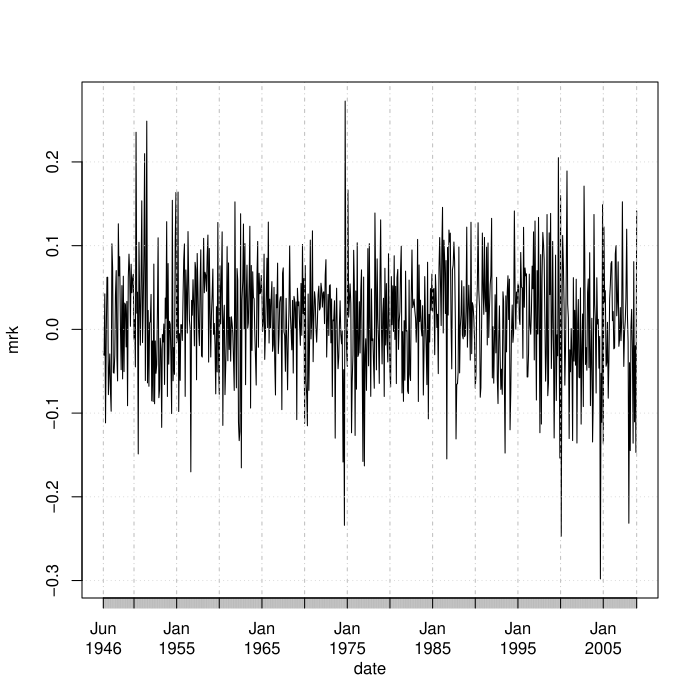

The script that drew this image:
#
# Copyright (c) 2015 by Yuchao Zhao, Xiaoye Meng.
#
# This program is free software: you can redistribute it and/or modify
# it under the terms of the GNU General Public License as published by
# the Free Software Foundation, either version 3 of the License, or
# (at your option) any later version.
#
# This program is distributed in the hope that it will be useful,
# but WITHOUT ANY WARRANTY; without even the implied warranty of
# MERCHANTABILITY or FITNESS FOR A PARTICULAR PURPOSE.  See the
# GNU General Public License for more details.
#
# You should have received a copy of the GNU General Public License
# along with this program.  If not, see <http://www.gnu.org/licenses/>.
#

require(xts)
require(fGarch)

da = read.table("data/m-mrk4608.txt", header = T)
mrk = log(1 + da[, 2])
plot(xts(mrk, order.by = as.Date(paste(substr(da[, 1], 1, 4), substr(da[, 1], 5, 6), substring(da[, 1], 7),
	sep = '-'))), type = 'l', main = '', xlab = 'date', ylab = 'mrk')
Box.test(mrk, lag = 12, type = 'Ljung')
par(mfrow = c(2, 1))
acf(mrk)
pacf(mrk)
m1 = arima(mrk, order = c(0, 0, 1))
m1
Box.test(m1$residuals,     lag = 10, type = 'Ljung')
Box.test(m1$residuals ^ 2, lag = 12, type = 'Ljung')
par(mfrow = c(1, 1))
pacf(m1$residuals ^ 2)
m2 = garchFit(~ arma(0, 1) + garch(3, 0), data = mrk, trace = F)
summary(m2)
